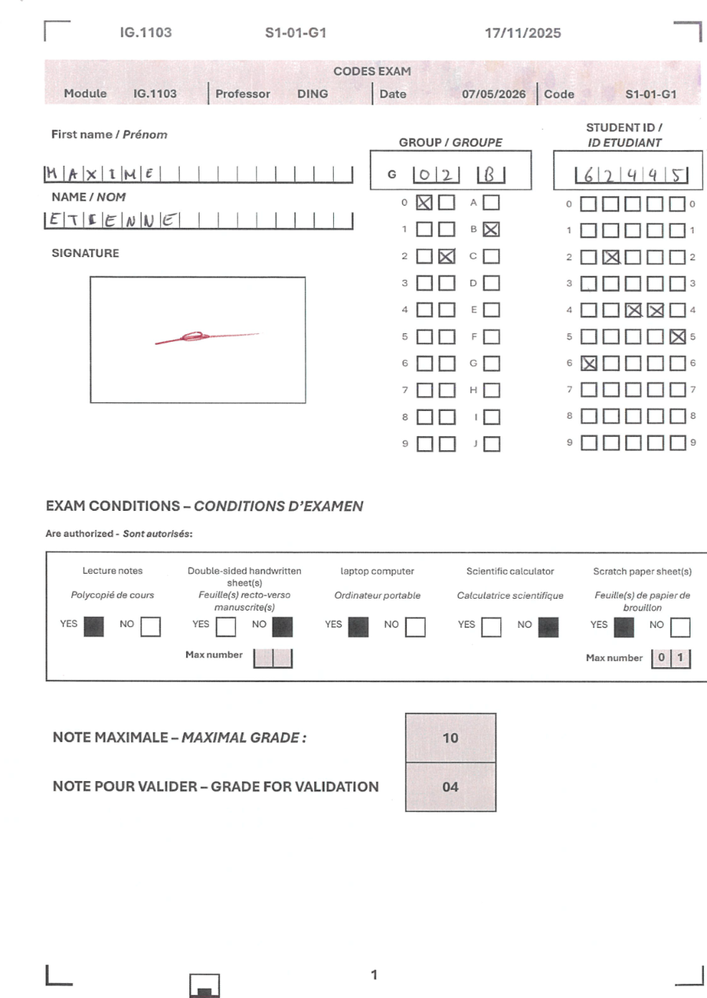
#> input picture utils/assets/form_template_ref.png, 707 x 998 px, shrunk from 900 x 1270 before the run
$ python -i checkbox_reader.py   (imports and definitions only)
#> lines starting #> are read from the running program, lines starting #| are printed output that depends on the picture; after the words box and inside, x2 and y2 are one past the last pixel; in counts of white or black regions, pixels touching at a corner belong together
#> further down, picture is the input picture: shape (998, 707, 3); mean B, G, R 245.4, 245.2, 246
"""
Détection bas niveau des cases cochées dans un formulaire.

Méthodes utilisées (conformes au cahier des charges) :
  - Filtrage gaussien (réduction du bruit)
  - Seuillage Otsu (binarisation)
  - Morphologie mathématique (érosion, dilatation, ouverture)
  - Analyse des composantes connexes
  - Détection de motif en X par sommes diagonales

Aucun appel à des fonctions haut niveau de détection de cases.
"""

import cv2
import numpy as np


# ---------------------------------------------------------------------------
# Prétraitement
# ---------------------------------------------------------------------------

def preprocess_for_checkbox(img: np.ndarray) -> np.ndarray:
    """
    Convertit en niveaux de gris, applique un flou gaussien et un
    seuillage Otsu. Retourne une image binaire (255=encre, 0=fond).
    """
    if len(img.shape) == 3:
        gray = cv2.cvtColor(img, cv2.COLOR_BGR2GRAY)
    else:
        gray = img.copy()

    blurred = cv2.GaussianBlur(gray, (3, 3), 0)
    _, binary = cv2.threshold(blurred, 0, 255,
                              cv2.THRESH_BINARY_INV + cv2.THRESH_OTSU)
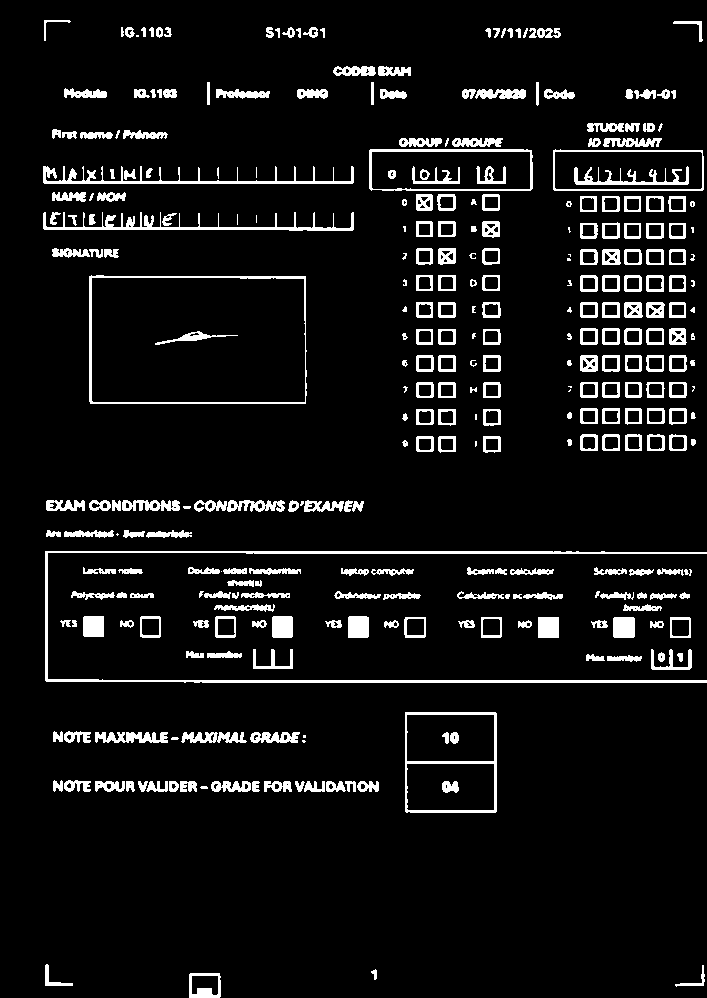
#> binary: shape (998, 707); 7.4% white; 324 white regions (27 under 20 px), largest, box (x1, y1, x2, y2) and area: (45, 551, 707, 683) 3919, (43, 212, 354, 231) 1587, (43, 166, 354, 184) 1556
    return binary


# ---------------------------------------------------------------------------
# Détection d'une seule case
# ---------------------------------------------------------------------------

# [164 lines left out: functions ink_ratio, has_x_pattern, is_checkbox_checked, is_filled_square, split_grid, read_grid_one_per_col, not called in this run]

>>> import cv2
>>> picture = cv2.imread('assets/form_template_ref.png')
>>> result = preprocess_for_checkbox(picture)
